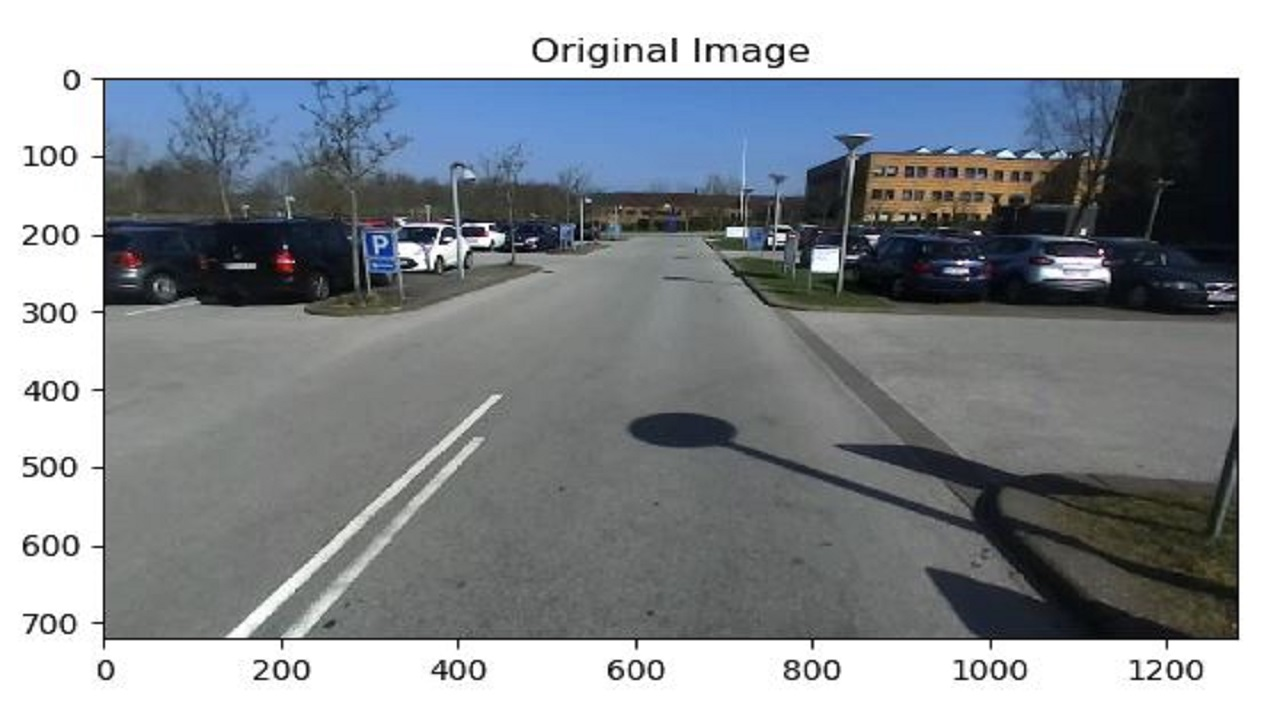
#> input picture Lane_Recognition/Original_image.JPG, 1280 x 720 px
$ python HOG_and_spatial_binning.py Lane_Recognition/Original_image.JPG
#> lines starting #> are read from the running program, lines starting #| are printed output that depends on the picture
import matplotlib.image as mpimg
import numpy as np
import cv2
from skimage.feature import hog
import matplotlib.pyplot as plt
import glob
import time
from sklearn.svm import LinearSVC
from sklearn.preprocessing import StandardScaler
from sklearn.cross_validation import train_test_split
import random
import sys

filepath = sys.argv[1]
test_img_loc = filepath
feature_image = cv2.imread(test_img_loc)
#> feature_image is the input picture: shape (720, 1280, 3); mean B, G, R 150.9, 146.3, 141.6
feature_image = cv2.cvtColor(feature_image, cv2.COLOR_BGR2RGB)
plt.imshow(feature_image)
plt.show()


color_space = 'YCrCb' # Can be RGB, HSV, LUV, HLS, YUV, YCrCb
orient = 9  # HOG orientations
pix_per_cell = 8 # HOG pixels per cell
cell_per_block = 2 # HOG cells per block
hog_channel = 'ALL' # Can be 0, 1, 2, or "ALL"
spatial_size = (32, 32) # Spatial binning dimensions
hist_bins = 32    # Number of histogram bins
spatial_feat = True # Spatial features on or off
hist_feat = True # Histogram features on or off
hog_feat = True # HOG features on or off
y_start_stop = [400, 650] # Min and max in y to search in slide_window()


def get_hog_features(img, orient, pix_per_cell, cell_per_block,
                        vis=False, feature_vec=True):
    # Call with two outputs if vis==True
#> called with orient = 9, pix_per_cell = 8, cell_per_block = 2, vis = True, feature_vec = True
    if vis == True:
        features, hog_image = hog(img, orientations=orient,
                                  pixels_per_cell=(pix_per_cell, pix_per_cell),
                                  cells_per_block=(cell_per_block, cell_per_block),
                                  transform_sqrt=True,
                                  visualise=vis, feature_vector=feature_vec)
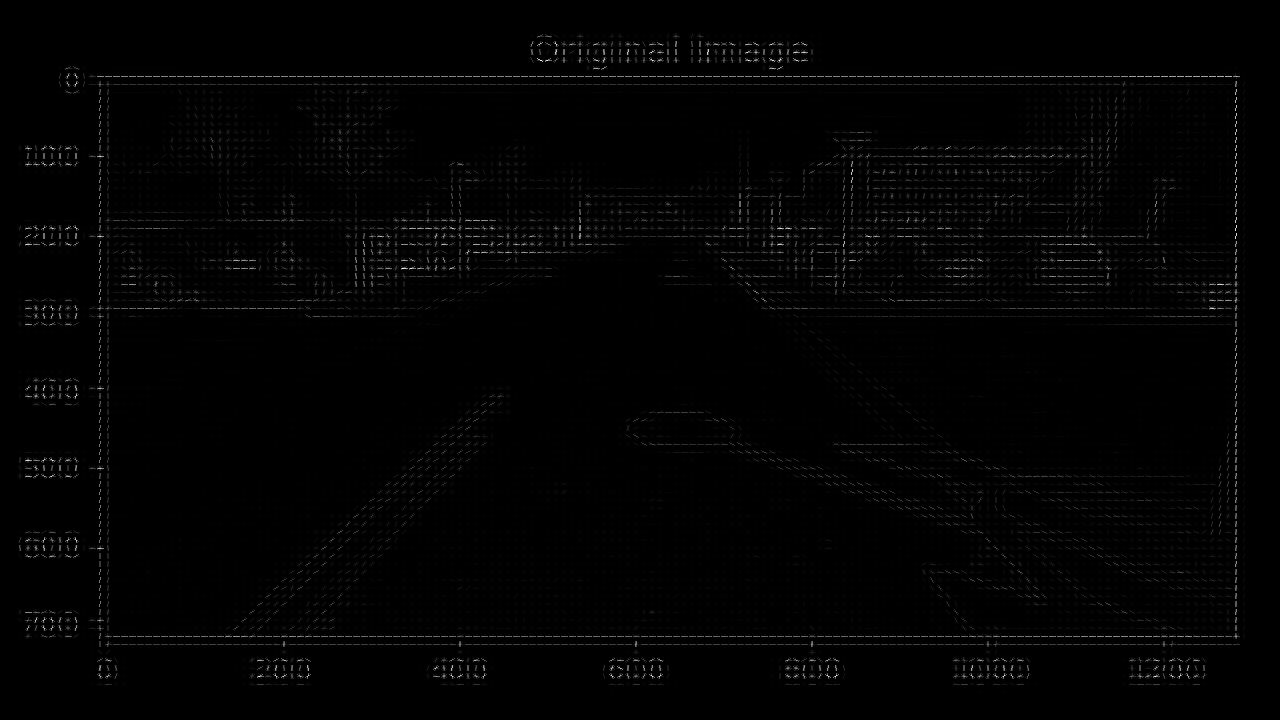
#> hog_image: shape (720, 1280) float64; min 0, max 4.89, mean 0.0542; drawn with min black and max white
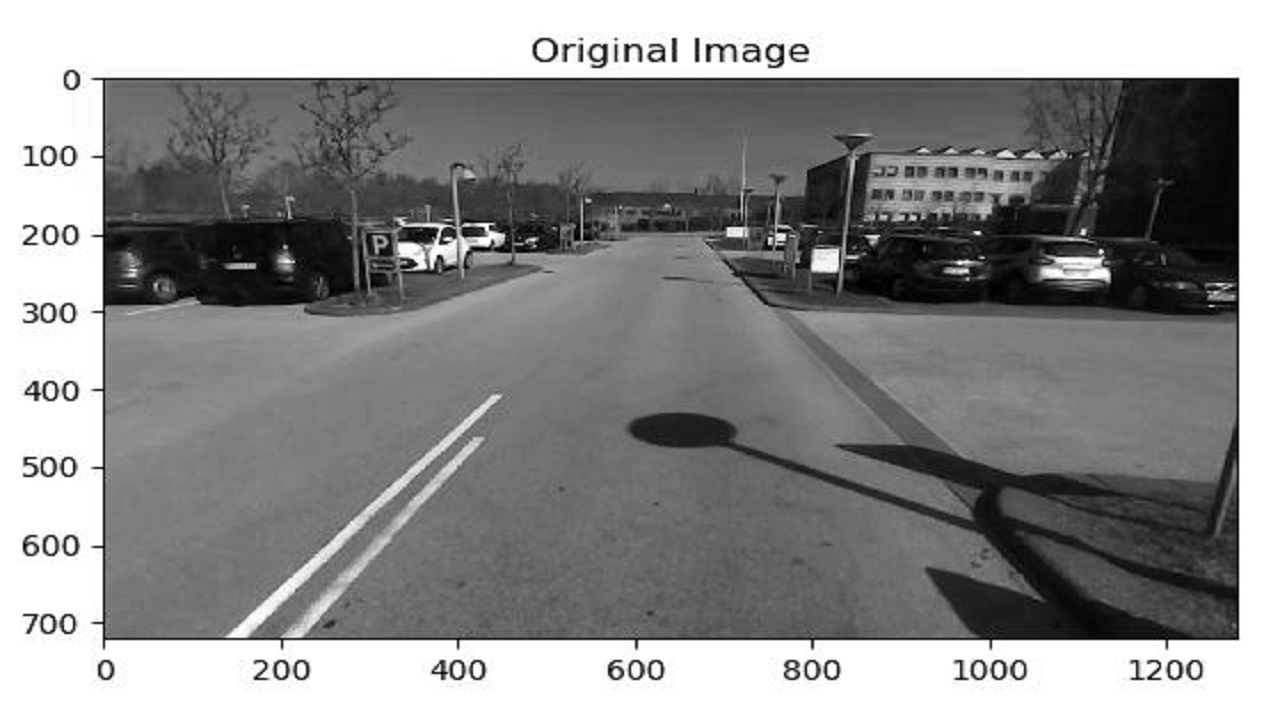
#> img: shape (720, 1280); min 0, max 255, mean 141.6
        return features, hog_image
    # Otherwise call with one output
    else:
        features = hog(img, orientations=orient,
                       pixels_per_cell=(pix_per_cell, pix_per_cell),
                       cells_per_block=(cell_per_block, cell_per_block),
                       transform_sqrt=True,
                       visualise=vis, feature_vector=feature_vec)
        return features

feature_image = cv2.imread(test_img_loc)
feature_image = cv2.cvtColor(feature_image, cv2.COLOR_BGR2RGB)
hog_features, hog_image = get_hog_features(feature_image[:,:,0], orient,
                        pix_per_cell, cell_per_block, vis=True, feature_vec=True)
plt.imshow(hog_image)
plt.title('HOG Image')
plt.show()


def bin_spatial(img, size=(32, 32)):
    # Use cv2.resize().ravel() to create the feature vector
#> called with size = (32, 32)
    features = cv2.resize(img, size).ravel()
#> features = 3072 values, max 255 at index 0, min 0 at index 1215, mean 147.1
    # Return the feature vector
    return features

# Plot features
feature_image = cv2.imread(test_img_loc)
feature_image = cv2.cvtColor(feature_image, cv2.COLOR_BGR2RGB)
feature_vec = bin_spatial(feature_image, size=spatial_size)
#> feature_vec has the same summary as features in bin_spatial
plt.plot(feature_vec)
plt.title('Spatially Binned Features')
plt.show()
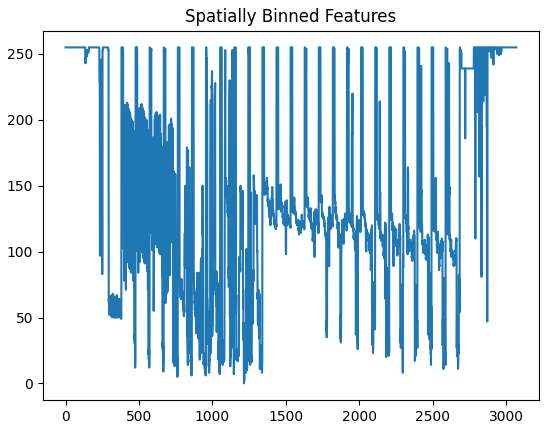
#> figure drawn by matplotlib, 1 panel; curve peaks at x = 0, y = 255


def color_hist(img, nbins=32, bins_range=(0, 256)):
    # Compute the histogram of the color channels separately
#> called with nbins = 32, bins_range = (0, 256)
    channel1_hist = np.histogram(img[:,:,0], bins=nbins, range=bins_range)
    channel2_hist = np.histogram(img[:,:,1], bins=nbins, range=bins_range)
    channel3_hist = np.histogram(img[:,:,2], bins=nbins, range=bins_range)
    # Concatenate the histograms into a single feature vector
    hist_features = np.concatenate((channel1_hist[0], channel2_hist[0], channel3_hist[0]))
#> hist_features = 96 values, max 259891 at index 95, min 1515 at index 53, mean 28800
    # Return the individual histograms, bin_centers and feature vector
    return hist_features

feature_image = cv2.imread(test_img_loc)
feature_image = cv2.cvtColor(feature_image, cv2.COLOR_BGR2RGB)
hist_features = color_hist(feature_image, nbins=hist_bins)
plt.hist(hist_features)
plt.title('Color Histogram Features')
plt.show()
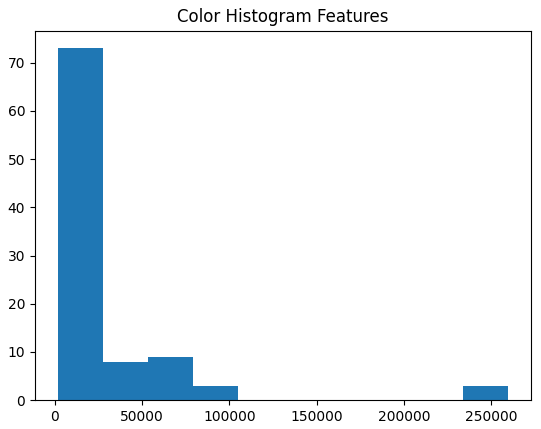
#> figure drawn by matplotlib, 1 panel; tallest bar 73 high, from x = 1515 to 27352.6


# [45 lines left out: function single_img_features, not called in this run]


def extract_features(imgs, color_space='RGB', spatial_size=(32, 32),
                        hist_bins=32, orient=9,
                        pix_per_cell=8, cell_per_block=2, hog_channel=0,
                        spatial_feat=True, hist_feat=True, hog_feat=True):
    # Create a list to append feature vectors to
    features = []
    # Iterate through the list of images
    for file in imgs:
        img = cv2.imread(file)
        file_features = single_img_features(img, color_space, spatial_size,
            hist_bins, orient, pix_per_cell, cell_per_block, hog_channel,
            spatial_feat, hist_feat, hog_feat)
        features.append(file_features)
    # Return list of feature vectors
    return features

def prepare_images_for_processing(car_img_folders, noncar_img_folders, image_type):
    cars = []
    for folder in car_img_folders:
        cars += glob.glob(folder +'/*.' + image_type)

    notcars = []
    for folder in noncar_img_folders:
        notcars += glob.glob(folder +'/*.' + image_type)

    print("Cars len: ", len(cars))
    print("Notcars len: ", len(notcars))

    # Keep distribution even
    train_size = 8500
    cars = cars[:train_size]
    notcars = notcars[:train_size]

    car_features = extract_features(cars, color_space=color_space,
        spatial_size=spatial_size, hist_bins=hist_bins,
        orient=orient, pix_per_cell=pix_per_cell,
        cell_per_block=cell_per_block,
        hog_channel=hog_channel, spatial_feat=spatial_feat,
        hist_feat=hist_feat, hog_feat=hog_feat)
    notcar_features = extract_features(notcars, color_space=color_space,
        spatial_size=spatial_size, hist_bins=hist_bins,
        orient=orient, pix_per_cell=pix_per_cell,
        cell_per_block=cell_per_block,
        hog_channel=hog_channel, spatial_feat=spatial_feat,
        hist_feat=hist_feat, hog_feat=hog_feat)

    X = np.vstack((car_features, notcar_features)).astype(np.float64)
    # Fit a per-column scaler
#> (the run stopped early here; a loop or call above may not have finished)
